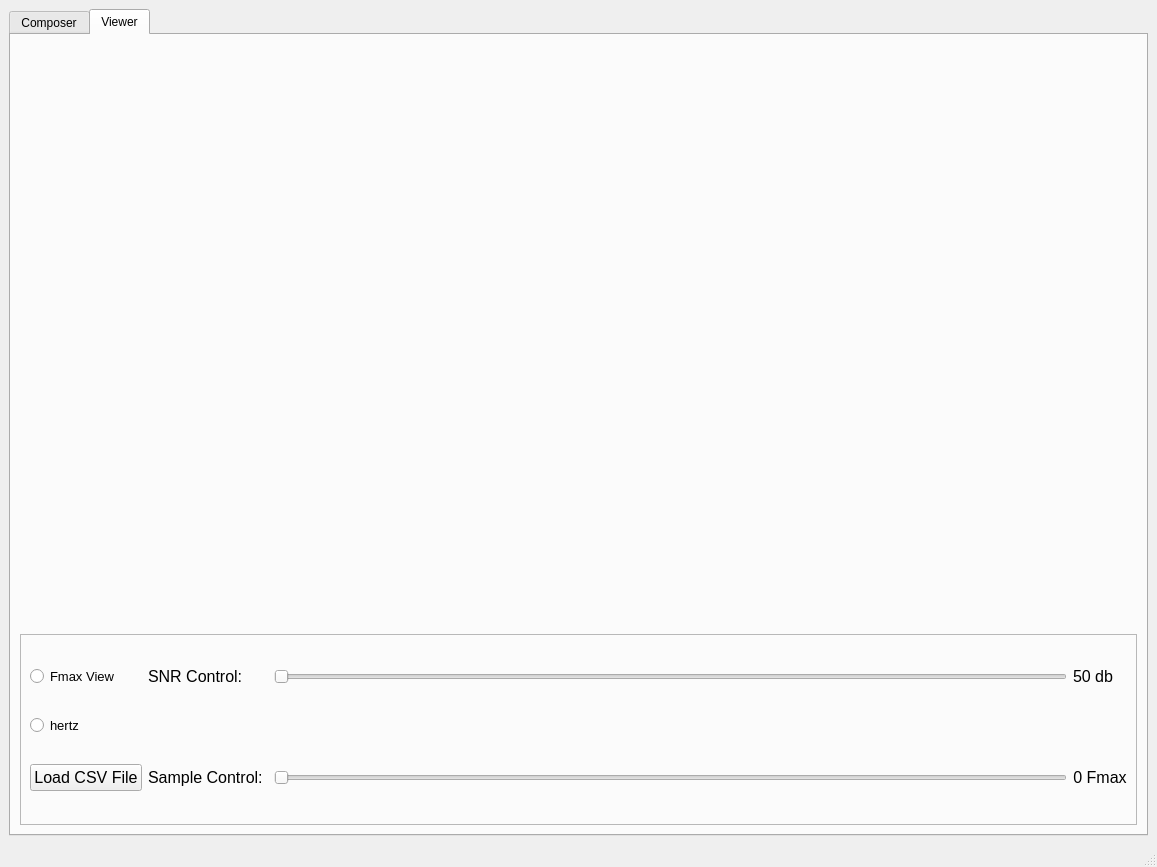
<?xml version="1.0" encoding="UTF-8"?>
<ui version="4.0">
 <class>MainWindow</class>
 <widget class="QMainWindow" name="MainWindow">
  <property name="geometry">
   <rect>
    <x>0</x>
    <y>0</y>
    <width>1157</width>
    <height>867</height>
   </rect>
  </property>
  <property name="windowTitle">
   <string>MainWindow</string>
  </property>
  <widget class="QWidget" name="centralwidget">
   <layout class="QGridLayout" name="gridLayout">
    <item row="0" column="0">
     <widget class="QTabWidget" name="ChangeBetweenApps">
      <property name="currentIndex">
       <number>1</number>
      </property>
      <widget class="QWidget" name="Composer">
       <attribute name="title">
        <string>Composer</string>
       </attribute>
       <layout class="QVBoxLayout" name="verticalLayout_2">
        <item>
         <widget class="PlotWidget" name="signalToBeAddedGraph" native="true"/>
        </item>
        <item>
         <widget class="PlotWidget" name="AdditionOfAllSignalGraphs" native="true"/>
        </item>
        <item>
         <widget class="QFrame" name="frame">
          <property name="sizePolicy">
           <sizepolicy hsizetype="Preferred" vsizetype="Preferred">
            <horstretch>0</horstretch>
            <verstretch>0</verstretch>
           </sizepolicy>
          </property>
          <property name="frameShape">
           <enum>QFrame::StyledPanel</enum>
          </property>
          <property name="frameShadow">
           <enum>QFrame::Raised</enum>
          </property>
          <layout class="QGridLayout" name="gridLayout_2">
           <item row="0" column="1">
            <widget class="QLabel" name="label">
             <property name="sizePolicy">
              <sizepolicy hsizetype="Fixed" vsizetype="Fixed">
               <horstretch>0</horstretch>
               <verstretch>0</verstretch>
              </sizepolicy>
             </property>
             <property name="font">
              <font>
               <pointsize>12</pointsize>
              </font>
             </property>
             <property name="text">
              <string>Frequency:</string>
             </property>
            </widget>
           </item>
           <item row="0" column="2" colspan="2">
            <widget class="QSlider" name="FrequencySlider">
             <property name="orientation">
              <enum>Qt::Horizontal</enum>
             </property>
            </widget>
           </item>
           <item row="2" column="1">
            <widget class="QLabel" name="label_3">
             <property name="sizePolicy">
              <sizepolicy hsizetype="Fixed" vsizetype="Preferred">
               <horstretch>0</horstretch>
               <verstretch>0</verstretch>
              </sizepolicy>
             </property>
             <property name="font">
              <font>
               <pointsize>12</pointsize>
              </font>
             </property>
             <property name="text">
              <string>Phase Shift:</string>
             </property>
            </widget>
           </item>
           <item row="0" column="4">
            <widget class="QLabel" name="ValueofFrequency">
             <property name="sizePolicy">
              <sizepolicy hsizetype="Fixed" vsizetype="Preferred">
               <horstretch>0</horstretch>
               <verstretch>0</verstretch>
              </sizepolicy>
             </property>
             <property name="font">
              <font>
               <pointsize>12</pointsize>
              </font>
             </property>
             <property name="text">
              <string>1</string>
             </property>
             <property name="alignment">
              <set>Qt::AlignCenter</set>
             </property>
            </widget>
           </item>
           <item row="1" column="2" colspan="2">
            <widget class="QSlider" name="AmplitudeSlider">
             <property name="orientation">
              <enum>Qt::Horizontal</enum>
             </property>
            </widget>
           </item>
           <item row="1" column="0">
            <widget class="QComboBox" name="composerSignalSaver">
             <property name="sizePolicy">
              <sizepolicy hsizetype="Preferred" vsizetype="Minimum">
               <horstretch>0</horstretch>
               <verstretch>0</verstretch>
              </sizepolicy>
             </property>
            </widget>
           </item>
           <item row="2" column="2" colspan="2">
            <widget class="QSlider" name="PhaseShiftSlider">
             <property name="orientation">
              <enum>Qt::Horizontal</enum>
             </property>
            </widget>
           </item>
           <item row="4" column="0">
            <widget class="QPushButton" name="clearAllSignals">
             <property name="font">
              <font>
               <pointsize>12</pointsize>
              </font>
             </property>
             <property name="text">
              <string>Clear All</string>
             </property>
            </widget>
           </item>
           <item row="1" column="4">
            <widget class="QLabel" name="valueOfAmplitude">
             <property name="sizePolicy">
              <sizepolicy hsizetype="Fixed" vsizetype="Preferred">
               <horstretch>0</horstretch>
               <verstretch>0</verstretch>
              </sizepolicy>
             </property>
             <property name="font">
              <font>
               <pointsize>12</pointsize>
              </font>
             </property>
             <property name="text">
              <string>1</string>
             </property>
             <property name="alignment">
              <set>Qt::AlignCenter</set>
             </property>
            </widget>
           </item>
           <item row="2" column="4">
            <widget class="QLabel" name="valueOfPhaseShift">
             <property name="sizePolicy">
              <sizepolicy hsizetype="Fixed" vsizetype="Preferred">
               <horstretch>0</horstretch>
               <verstretch>0</verstretch>
              </sizepolicy>
             </property>
             <property name="font">
              <font>
               <pointsize>12</pointsize>
              </font>
             </property>
             <property name="text">
              <string>1</string>
             </property>
             <property name="alignment">
              <set>Qt::AlignCenter</set>
             </property>
            </widget>
           </item>
           <item row="1" column="1">
            <widget class="QLabel" name="label_2">
             <property name="sizePolicy">
              <sizepolicy hsizetype="Fixed" vsizetype="Preferred">
               <horstretch>0</horstretch>
               <verstretch>0</verstretch>
              </sizepolicy>
             </property>
             <property name="font">
              <font>
               <pointsize>12</pointsize>
              </font>
             </property>
             <property name="text">
              <string>Amplitude:</string>
             </property>
            </widget>
           </item>
           <item row="2" column="0">
            <widget class="QPushButton" name="deleteComposerSignal">
             <property name="font">
              <font>
               <pointsize>12</pointsize>
              </font>
             </property>
             <property name="text">
              <string>Delete</string>
             </property>
            </widget>
           </item>
           <item row="4" column="1">
            <widget class="QPushButton" name="saveSignal">
             <property name="font">
              <font>
               <pointsize>12</pointsize>
              </font>
             </property>
             <property name="text">
              <string>Save Signal</string>
             </property>
            </widget>
           </item>
           <item row="4" column="2">
            <widget class="QPushButton" name="saveComposerSignal">
             <property name="font">
              <font>
               <pointsize>12</pointsize>
              </font>
             </property>
             <property name="text">
              <string>Add Signal</string>
             </property>
            </widget>
           </item>
           <item row="4" column="3" colspan="2">
            <widget class="QPushButton" name="sendComposerSignal">
             <property name="font">
              <font>
               <pointsize>12</pointsize>
              </font>
             </property>
             <property name="text">
              <string>Send Signal</string>
             </property>
            </widget>
           </item>
          </layout>
         </widget>
        </item>
       </layout>
      </widget>
      <widget class="QWidget" name="viewer">
       <attribute name="title">
        <string>Viewer</string>
       </attribute>
       <layout class="QVBoxLayout" name="verticalLayout">
        <item>
         <widget class="PlotWidget" name="Originaldrawinggraph" native="true"/>
        </item>
        <item>
         <widget class="PlotWidget" name="reconstrudctedDrawingGraph" native="true"/>
        </item>
        <item>
         <widget class="PlotWidget" name="differenceGraph" native="true"/>
        </item>
        <item>
         <widget class="QFrame" name="frame_2">
          <property name="frameShape">
           <enum>QFrame::StyledPanel</enum>
          </property>
          <property name="frameShadow">
           <enum>QFrame::Raised</enum>
          </property>
          <layout class="QGridLayout" name="gridLayout_3">
           <item row="0" column="3">
            <widget class="QLabel" name="SNRRatioNumber">
             <property name="sizePolicy">
              <sizepolicy hsizetype="Fixed" vsizetype="Preferred">
               <horstretch>0</horstretch>
               <verstretch>0</verstretch>
              </sizepolicy>
             </property>
             <property name="font">
              <font>
               <pointsize>12</pointsize>
              </font>
             </property>
             <property name="text">
              <string>50 db</string>
             </property>
             <property name="alignment">
              <set>Qt::AlignCenter</set>
             </property>
            </widget>
           </item>
           <item row="1" column="0">
            <widget class="QRadioButton" name="hertzRadio">
             <property name="font">
              <font>
               <pointsize>10</pointsize>
              </font>
             </property>
             <property name="text">
              <string>hertz</string>
             </property>
            </widget>
           </item>
           <item row="0" column="1">
            <widget class="QLabel" name="SNRLabel">
             <property name="sizePolicy">
              <sizepolicy hsizetype="Fixed" vsizetype="Preferred">
               <horstretch>0</horstretch>
               <verstretch>0</verstretch>
              </sizepolicy>
             </property>
             <property name="font">
              <font>
               <pointsize>12</pointsize>
              </font>
             </property>
             <property name="text">
              <string>SNR Control:</string>
             </property>
            </widget>
           </item>
           <item row="0" column="0">
            <widget class="QRadioButton" name="fmaxRadio">
             <property name="font">
              <font>
               <pointsize>10</pointsize>
              </font>
             </property>
             <property name="text">
              <string>Fmax View</string>
             </property>
            </widget>
           </item>
           <item row="2" column="0">
            <widget class="QPushButton" name="browseSignal">
             <property name="font">
              <font>
               <pointsize>12</pointsize>
              </font>
             </property>
             <property name="text">
              <string>Load CSV File</string>
             </property>
            </widget>
           </item>
           <item row="2" column="3">
            <widget class="QLabel" name="sampleRatioNumber">
             <property name="sizePolicy">
              <sizepolicy hsizetype="Fixed" vsizetype="Preferred">
               <horstretch>0</horstretch>
               <verstretch>0</verstretch>
              </sizepolicy>
             </property>
             <property name="font">
              <font>
               <pointsize>12</pointsize>
              </font>
             </property>
             <property name="text">
              <string>0 Fmax</string>
             </property>
             <property name="alignment">
              <set>Qt::AlignCenter</set>
             </property>
            </widget>
           </item>
           <item row="2" column="1">
            <widget class="QLabel" name="samplecontrollabel">
             <property name="sizePolicy">
              <sizepolicy hsizetype="Fixed" vsizetype="Preferred">
               <horstretch>0</horstretch>
               <verstretch>0</verstretch>
              </sizepolicy>
             </property>
             <property name="font">
              <font>
               <pointsize>12</pointsize>
              </font>
             </property>
             <property name="text">
              <string>Sample Control: </string>
             </property>
            </widget>
           </item>
           <item row="2" column="2">
            <widget class="QSlider" name="sampleSliderControl">
             <property name="orientation">
              <enum>Qt::Horizontal</enum>
             </property>
            </widget>
           </item>
           <item row="0" column="2">
            <widget class="QSlider" name="SNRsliderControl">
             <property name="orientation">
              <enum>Qt::Horizontal</enum>
             </property>
            </widget>
           </item>
          </layout>
         </widget>
        </item>
       </layout>
      </widget>
     </widget>
    </item>
   </layout>
  </widget>
  <widget class="QMenuBar" name="menubar">
   <property name="geometry">
    <rect>
     <x>0</x>
     <y>0</y>
     <width>1157</width>
     <height>21</height>
    </rect>
   </property>
  </widget>
  <widget class="QStatusBar" name="statusbar"/>
 </widget>
 <customwidgets>
  <customwidget>
   <class>PlotWidget</class>
   <extends>QWidget</extends>
   <header>pyqtgraph</header>
   <container>1</container>
  </customwidget>
 </customwidgets>
 <resources/>
 <connections/>
</ui>
